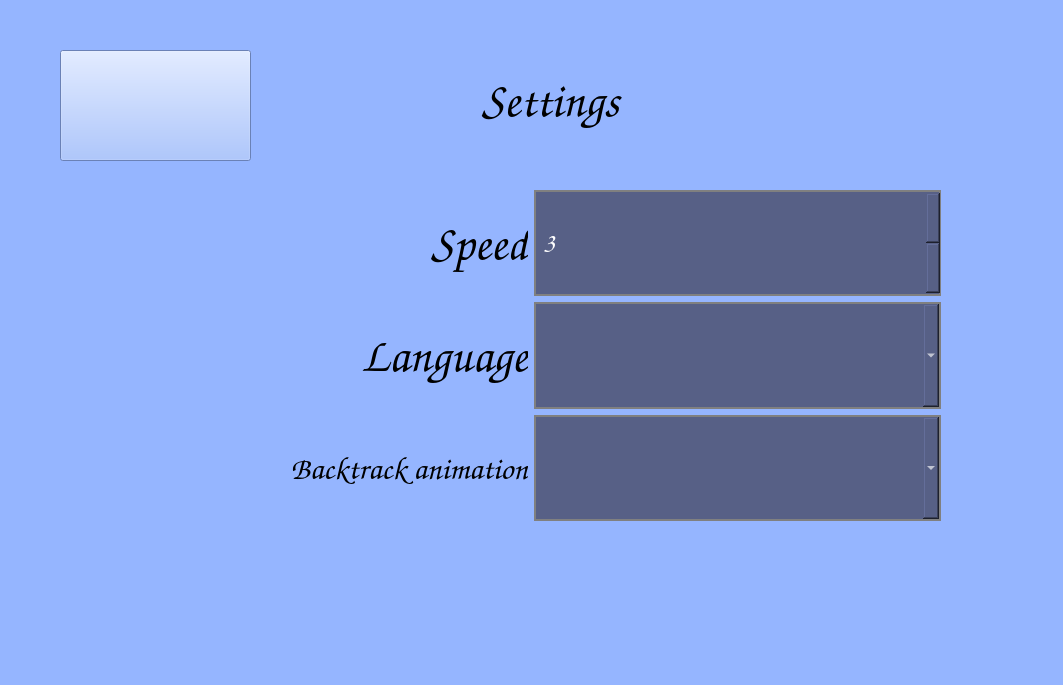
<?xml version="1.0" encoding="UTF-8"?>
<ui version="4.0">
 <class>MainWindow_Settings</class>
 <widget class="QMainWindow" name="MainWindow_Settings">
  <property name="geometry">
   <rect>
    <x>0</x>
    <y>0</y>
    <width>1063</width>
    <height>685</height>
   </rect>
  </property>
  <property name="windowTitle">
   <string>MainWindow</string>
  </property>
  <property name="styleSheet">
   <string notr="true">background-color: rgb(149, 181, 255);</string>
  </property>
  <widget class="QWidget" name="centralwidget">
   <widget class="QLabel" name="label">
    <property name="geometry">
     <rect>
      <x>0</x>
      <y>0</y>
      <width>1101</width>
      <height>701</height>
     </rect>
    </property>
    <property name="text">
     <string/>
    </property>
   </widget>
   <widget class="QPushButton" name="back_btn">
    <property name="geometry">
     <rect>
      <x>60</x>
      <y>50</y>
      <width>191</width>
      <height>111</height>
     </rect>
    </property>
    <property name="text">
     <string/>
    </property>
   </widget>
   <widget class="QWidget" name="gridLayoutWidget">
    <property name="geometry">
     <rect>
      <x>120</x>
      <y>190</y>
      <width>821</width>
      <height>331</height>
     </rect>
    </property>
    <layout class="QGridLayout" name="gridLayout">
     <item row="1" column="0">
      <widget class="QLabel" name="language_label">
       <property name="font">
        <font>
         <family>Comic Sans MS</family>
         <pointsize>36</pointsize>
        </font>
       </property>
       <property name="text">
        <string>Language</string>
       </property>
       <property name="alignment">
        <set>Qt::AlignRight|Qt::AlignTrailing|Qt::AlignVCenter</set>
       </property>
      </widget>
     </item>
     <item row="2" column="1">
      <widget class="QComboBox" name="back_comboBox">
       <property name="sizePolicy">
        <sizepolicy hsizetype="Preferred" vsizetype="Preferred">
         <horstretch>0</horstretch>
         <verstretch>0</verstretch>
        </sizepolicy>
       </property>
       <property name="font">
        <font>
         <family>Comic Sans MS</family>
         <pointsize>14</pointsize>
         <weight>75</weight>
         <bold>true</bold>
        </font>
       </property>
       <property name="styleSheet">
        <string notr="true">border: 2px solid grey;
background-color: rgb(87, 96, 134);
color:  rgb(255, 255, 255);
font-weight: bold;
padding: 5px;</string>
       </property>
      </widget>
     </item>
     <item row="0" column="1">
      <widget class="QSpinBox" name="speed_spin_box">
       <property name="sizePolicy">
        <sizepolicy hsizetype="Preferred" vsizetype="Preferred">
         <horstretch>0</horstretch>
         <verstretch>0</verstretch>
        </sizepolicy>
       </property>
       <property name="font">
        <font>
         <family>Comic Sans MS</family>
         <pointsize>20</pointsize>
         <weight>75</weight>
         <bold>true</bold>
        </font>
       </property>
       <property name="styleSheet">
        <string notr="true">border: 2px solid grey;
background-color:   rgb(87, 96, 134);
padding: 5px;
color: white;
font-weight: bold;
</string>
       </property>
       <property name="minimum">
        <number>1</number>
       </property>
       <property name="maximum">
        <number>10</number>
       </property>
       <property name="value">
        <number>3</number>
       </property>
      </widget>
     </item>
     <item row="2" column="0">
      <widget class="QLabel" name="back_move_label">
       <property name="font">
        <font>
         <family>Comic Sans MS</family>
         <pointsize>24</pointsize>
        </font>
       </property>
       <property name="text">
        <string>Backtrack animation</string>
       </property>
       <property name="alignment">
        <set>Qt::AlignRight|Qt::AlignTrailing|Qt::AlignVCenter</set>
       </property>
      </widget>
     </item>
     <item row="0" column="0">
      <widget class="QLabel" name="speed_label">
       <property name="font">
        <font>
         <family>Comic Sans MS</family>
         <pointsize>36</pointsize>
        </font>
       </property>
       <property name="text">
        <string>Speed</string>
       </property>
       <property name="alignment">
        <set>Qt::AlignRight|Qt::AlignTrailing|Qt::AlignVCenter</set>
       </property>
      </widget>
     </item>
     <item row="1" column="1">
      <widget class="QComboBox" name="language_comboBox">
       <property name="sizePolicy">
        <sizepolicy hsizetype="Preferred" vsizetype="Preferred">
         <horstretch>0</horstretch>
         <verstretch>0</verstretch>
        </sizepolicy>
       </property>
       <property name="font">
        <font>
         <family>Comic Sans MS</family>
         <pointsize>14</pointsize>
         <weight>75</weight>
         <bold>true</bold>
        </font>
       </property>
       <property name="styleSheet">
        <string notr="true">border: 2px solid grey;
background-color: rgb(87, 96, 134);
color:  rgb(255, 255, 255);
font-weight: bold;
padding: 5px;</string>
       </property>
      </widget>
     </item>
    </layout>
   </widget>
   <widget class="QLabel" name="settings_label">
    <property name="geometry">
     <rect>
      <x>310</x>
      <y>40</y>
      <width>481</width>
      <height>121</height>
     </rect>
    </property>
    <property name="font">
     <font>
      <family>Comic Sans MS</family>
      <pointsize>36</pointsize>
     </font>
    </property>
    <property name="text">
     <string>Settings</string>
    </property>
    <property name="alignment">
     <set>Qt::AlignCenter</set>
    </property>
   </widget>
   <widget class="QPushButton" name="cheat_button">
    <property name="geometry">
     <rect>
      <x>960</x>
      <y>10</y>
      <width>91</width>
      <height>101</height>
     </rect>
    </property>
    <property name="cursor">
     <cursorShape>CrossCursor</cursorShape>
    </property>
    <property name="styleSheet">
     <string notr="true">border: none;</string>
    </property>
    <property name="text">
     <string/>
    </property>
   </widget>
  </widget>
 </widget>
 <resources/>
 <connections/>
</ui>
